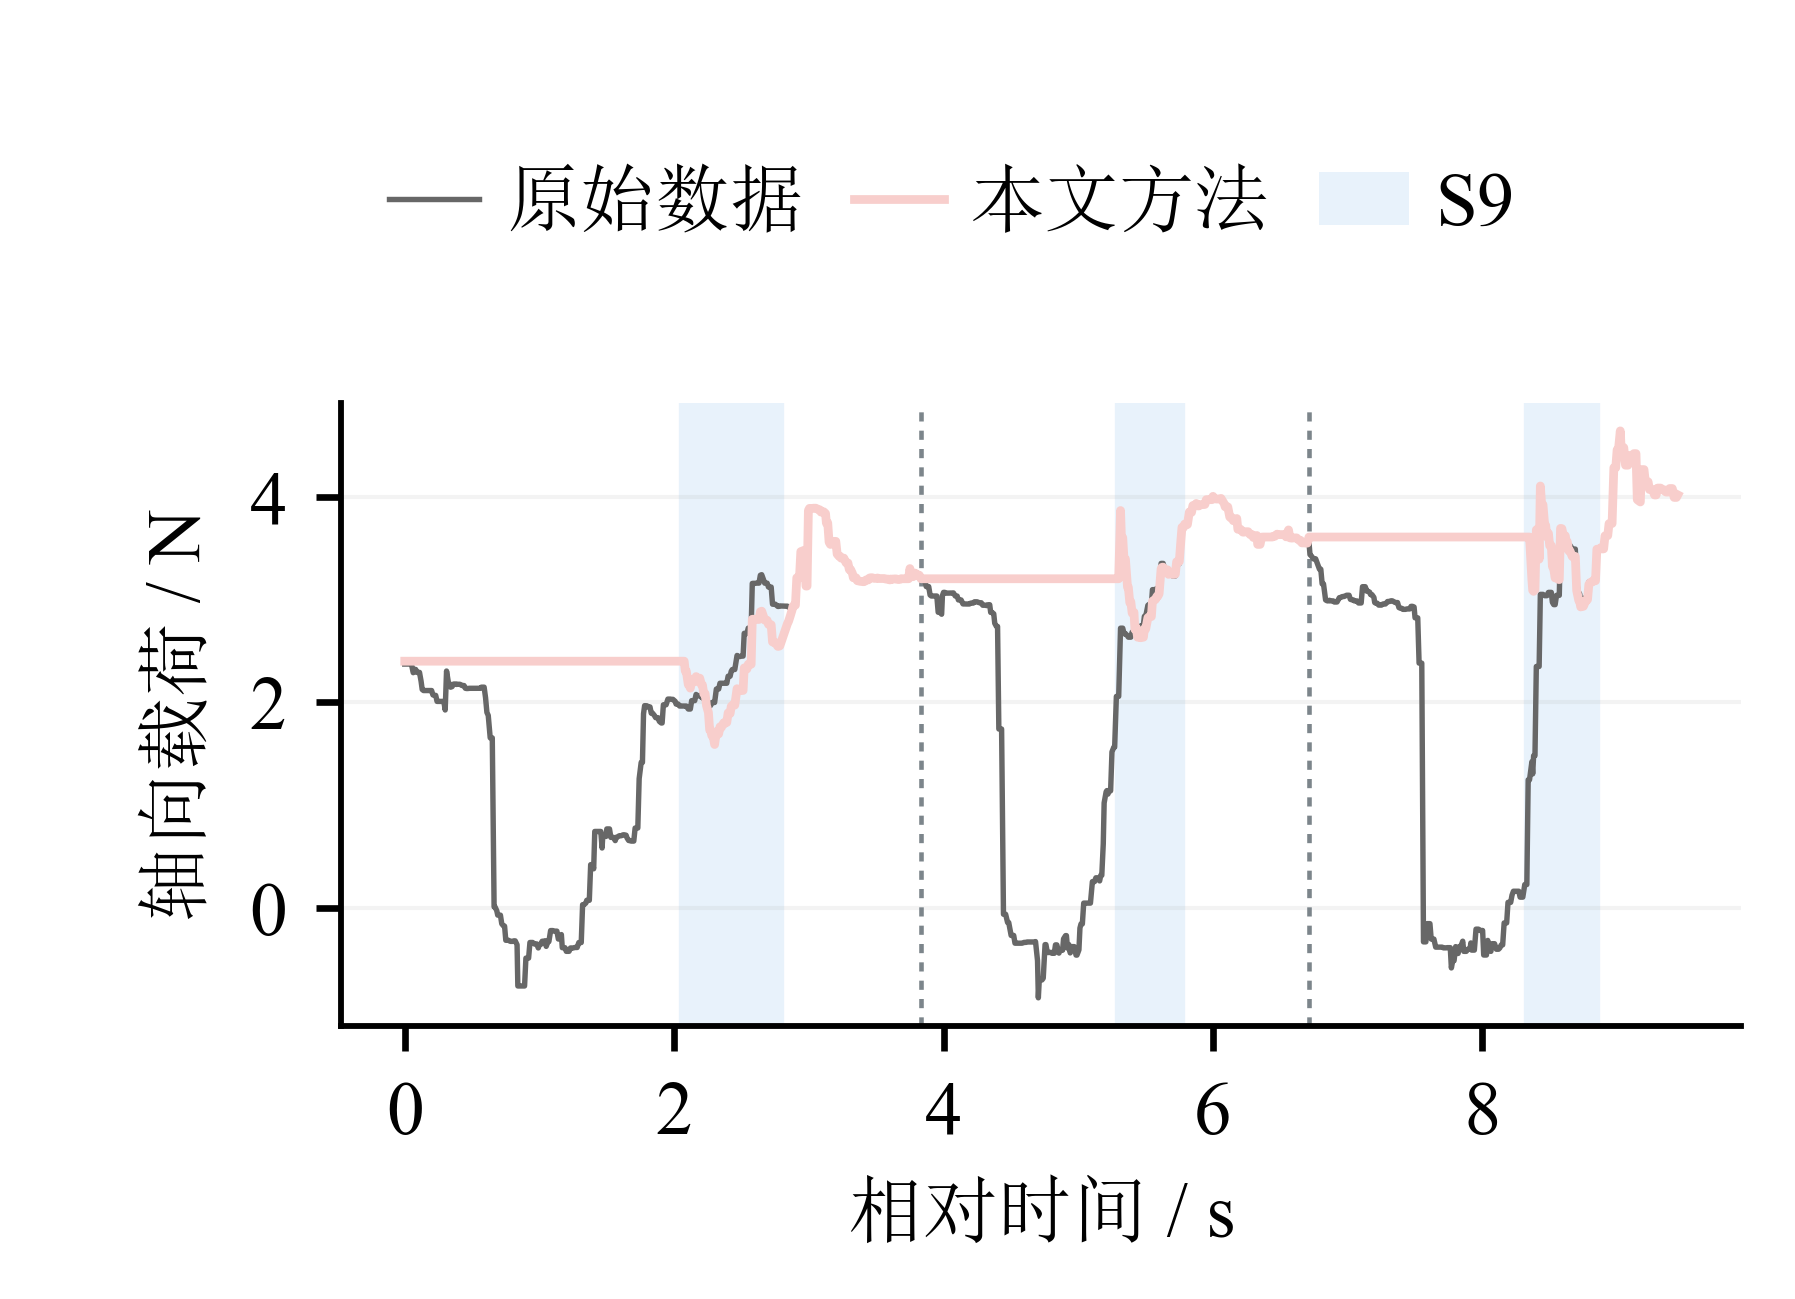

Write Python code to recreate this figure.
"""Re-export Figure D with the requested legend/annotation cleanup only."""
from pathlib import Path
import json
import sys

import matplotlib
matplotlib.use("Agg")
import matplotlib.pyplot as plt
from matplotlib import font_manager
from matplotlib.lines import Line2D
from matplotlib.patches import Patch
import numpy as np
import pandas as pd

SOURCE = Path(r"D:\Work_files\Vessel intervention Robot\paper\outputs\paper_selected_results_20261104\qa\figureD_76mm_9pt")
S9_COLOR = (232 / 255, 242 / 255, 251 / 255)


def build():
    font_manager.findfont("SimSun", fallback_to_default=False)
    font_manager.findfont("Times New Roman", fallback_to_default=False)
    plt.rcParams.update({
        "font.family": ["Times New Roman", "SimSun"], "font.size": 9,
        "axes.labelsize": 9, "xtick.labelsize": 9, "ytick.labelsize": 9,
        "legend.fontsize": 9, "pdf.fonttype": 42, "ps.fonttype": 42,
        "svg.fonttype": "none", "path.simplify": False,
        "axes.spines.top": False, "axes.spines.right": False,
        "axes.linewidth": .7, "xtick.major.size": 3,
        "ytick.major.size": 3, "lines.linewidth": .8,
    })
    data = pd.read_csv(SOURCE / "selected_three_source.csv")
    selection = json.loads((SOURCE / "selection.json").read_text(encoding="utf-8"))
    phases = selection["phases"]
    assert len(data) == 936 and len(phases) == 3
    sec = data.relative_time_s.to_numpy()
    raw = data.corrected_measurement_N.to_numpy()
    method = data.frozen_physical_network_output_N.to_numpy()
    assert np.all(np.diff(sec) > 0) and np.isfinite(raw).all() and np.isfinite(method).all()

    fig, ax = plt.subplots(figsize=(76 / 25.4, 55 / 25.4))
    fig.subplots_adjust(left=.19, right=.97, bottom=.21, top=.69)
    for phase in phases:
        ax.axvspan(phase["j"], phase["k"], color=S9_COLOR, zorder=0)
    for phase in phases[1:]:
        ax.axvline(phase["a"], color="#7C858B", linestyle=(0, (2, 2)), linewidth=.55)
    ax.plot(sec, raw, color="#676767", linestyle="-", linewidth=.65)
    ax.plot(sec, method, color=(248 / 255, 206 / 255, 204 / 255), linewidth=1.05)
    ax.set_ylabel("轴向载荷 / N")
    ax.set_xlabel("相对时间 / s")
    ax.grid(axis="y", alpha=.15, linewidth=.5)
    handles = [
        Line2D([], [], color="#676767", ls="-", lw=.65, label="原始数据"),
        Line2D([], [], color=(248 / 255, 206 / 255, 204 / 255), lw=1.05, label="本文方法"),
        Patch(facecolor=S9_COLOR, label="S9"),
    ]
    fig.legend(handles=handles, loc="upper center", bbox_to_anchor=(.53, .92),
               ncol=3, frameon=False, handlelength=1.2,
               columnspacing=.65, handletextpad=.35)
    fig.canvas.draw()
    assert len(ax.lines) == 4  # two traces and the two cycle separators
    assert all(text.get_text() not in {"C01", "C02", "C03"} for text in ax.texts)
    assert len(ax.patches) == 3  # S9 shading only
    return fig, {"samples": len(data), "cycles": len(phases), "cycle_ids": selection["selected"]["cycle_ids"],
                 "removed_period_hold_lines": True, "legend": ["原始数据", "本文方法", "S9"],
                 "size_mm": [76, 55], "font_pt": 9}


def save(fig, prefix):
    for ext in (".pdf", ".png"):
        path = prefix.with_suffix(ext)
        if path.exists():
            raise FileExistsError(f"Refusing to overwrite {path}")
    for ext in (".pdf", ".png"):
        path = prefix.with_suffix(ext)
        with path.open("xb") as stream:
            fig.savefig(stream, format=ext[1:], dpi=600)


if __name__ == "__main__":
    sys.stdout.reconfigure(encoding="utf-8")
    prefix = Path(__file__).with_suffix("")
    if any(prefix.with_suffix(ext).exists() for ext in (".pdf", ".png")):
        raise FileExistsError("Refusing to overwrite an existing figure")
    fig, info = build()
    save(fig, prefix)
    plt.close(fig)
    print(json.dumps(info, ensure_ascii=False, indent=2))
